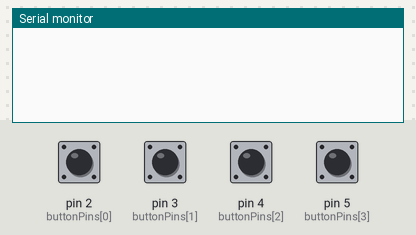
Recording of a sketch running on a simulated Arduino Uno, built with avr-gcc and run on an emulated ATmega328P. Shown: the last lines printed to the serial monitor. The inputs (shaded band) are chosen by the test bench; at power-on: pin 2 (buttonPins[0]), pin 3 (buttonPins[1]), pin 4 (buttonPins[2]), pin 5 (buttonPins[3]) HIGH.

Above: at 1.2 s.
1.3 s: pin 2 (buttonPins[0]) pulled LOW for 0.15 s
At 2.4 s:
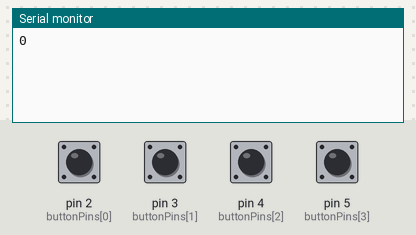
2.9 s: pin 3 (buttonPins[1]) pulled LOW for 0.15 s
At 3.7 s:
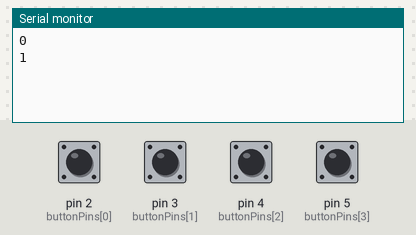
4.5 s: pin 4 (buttonPins[2]) pulled LOW for 0.15 s
At 4.9 s:
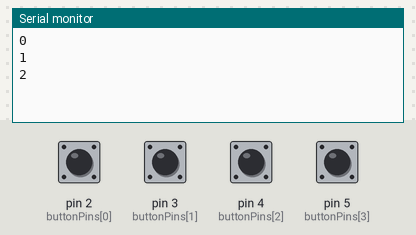
6.1 s: pin 5 (buttonPins[3]) pulled LOW for 0.15 s
At 7.3 s:
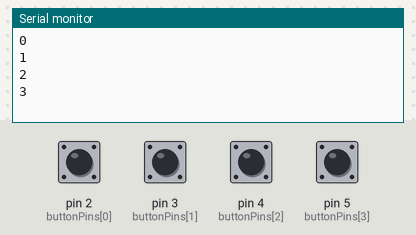
Timing chart, 0 to 8.7 s (numbered marks = the images above; inputs shaded):
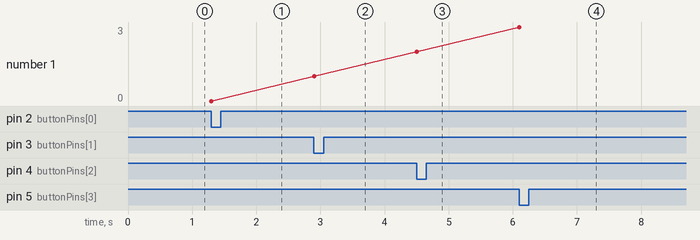

Measured:
- after the input at 1.3 s, the serial monitor: prints a new line at once (image 1)
- after the input at 2.9 s, the serial monitor: prints a new line at once (image 2)
- after the input at 4.5 s, the serial monitor: prints a new line at once (image 3)
- after the input at 6.1 s, the serial monitor: prints a new line at once (image 4)
- plotted number 1: 0 → 1 after the input at 2.9 s, 1 → 2 after the input at 4.5 s, 2 → 3 after the input at 6.1 s

The sketch:

C_digo_Arduino_IDE.ino
```cpp
const int buttonPins[] = {2, 3, 4, 5}; // Pinos dos botões
const int numButtons = 4;              // Quantidade de botões

// Variáveis para armazenar o estado dos botões
bool buttonState[numButtons] = {0};
bool lastButtonState[numButtons] = {0};

void setup() {
  Serial.begin(9600); // Inicializa a comunicação serial

  // Configura os botões como entradas com pull-up
  for (int i = 0; i < numButtons; i++) {
    pinMode(buttonPins[i], INPUT_PULLUP);
  }
}

void loop() {
  for (int i = 0; i < numButtons; i++) {
    // Lê o estado do botão (invertido porque usamos pull-up)
    buttonState[i] = !digitalRead(buttonPins[i]);

    // Detecta se o botão foi pressionado
    if (buttonState[i] && !lastButtonState[i]) {
      Serial.println(i); // Envia o índice do botão pressionado
      delay(200);        // Debounce simples
    }

    // Atualiza o estado anterior do botão
    lastButtonState[i] = buttonState[i];
  }
}
```
